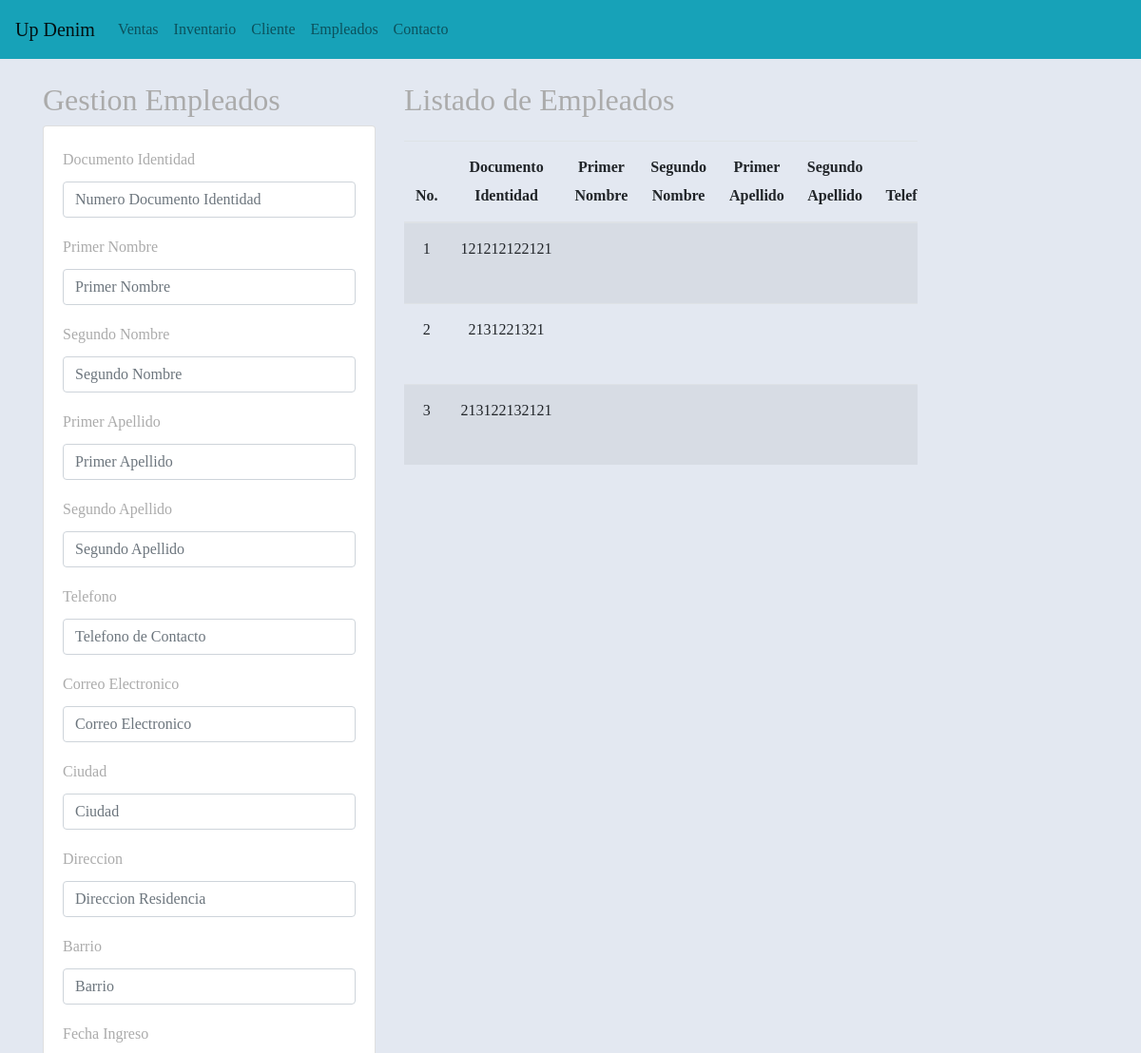
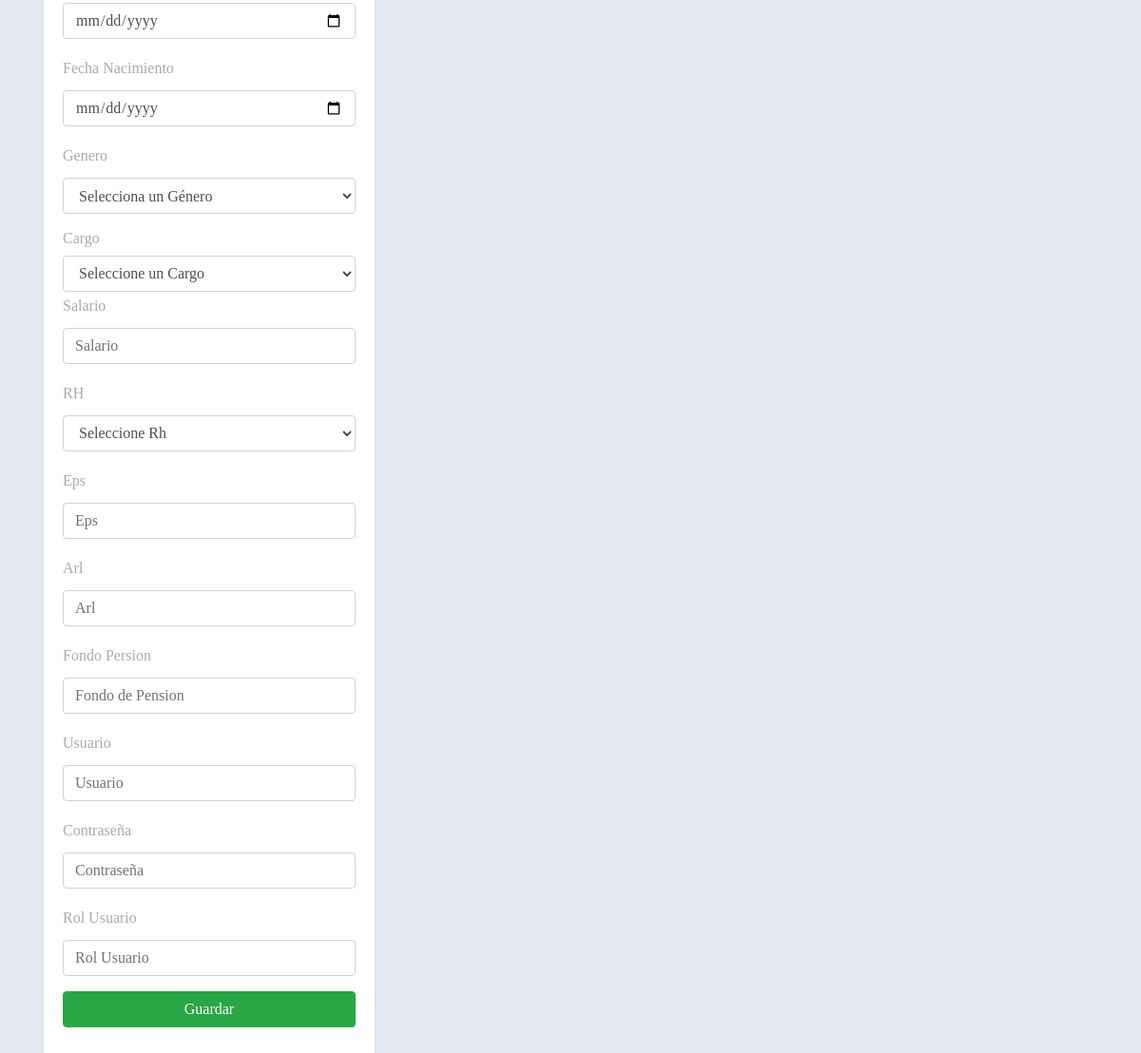
The app's page /registrarEmpleado/ with its own data (2 pictures, top to bottom).
### aplicaciones/Academico/models.py (models this page shows, shortened)
class Empleado(models.Model):
    idEmpleado = models.AutoField(primary_key=True)
    idDocumentoEmp = models.ForeignKey(Persona, on_delete=models.CASCADE)
    fechaIngreso = models.DateField()
    salario = models.FloatField()
    fechaNacimiento = models.DateField()
    rh = models.CharField(max_length=5)
    idarl = models.ForeignKey(Arl, on_delete=models.CASCADE)
    ideps = models.ForeignKey(Eps, on_delete=models.CASCADE)
    idFondoPension = models.ForeignKey(Fondopension, on_delete=models.CASCADE)
    idCargoEmpleado = models.ForeignKey(CargoEmpleado, on_delete=models.CASCADE)
    iduser = models.ForeignKey(Usuario, on_delete=models.CASCADE)
    idrol = models.ForeignKey(Rol, on_delete=models.CASCADE)

class Persona(models.Model):
    iddocumento = models.AutoField(primary_key=True)
    primernombre = models.CharField(max_length=45, null=False, blank=False)
    segundonombre = models.CharField(max_length=45, blank=True, null=True)
    primerapellido = models.CharField(max_length=45, null=False, blank=False)
    segundoapellido = models.CharField(max_length=45, blank=True, null=True)
    idcontacto = models.ForeignKey(Contacto, on_delete=models.CASCADE)
    iddireccion = models.ForeignKey(Direccion, on_delete=models.CASCADE)
    idgenero = models.ForeignKey(Genero, on_delete=models.CASCADE)
    def __str__(self):
        texto = '{0}'
        return texto.format(self.iddocumento)

### aplicaciones/Academico/views.py (the view, shortened to what this page needs)
# urls.py: path('registrarEmpleado/', views.registrarEmpleado),
@transaction.atomic
def registrarEmpleado(request):
    cargos = CargoEmpleado.objects.all()
    genero = Genero.objects.all()
    empleados = Empleado.objects.all()
    personas = Persona.objects.all()
    fondo = Fondopension
    return render(request, "novedadesPersonal.html", {"cargos": cargos, "genero": genero, "empleados":empleados, "personas": personas})

### aplicaciones/Academico/models.py (called while the page is built)
    def __str__(self):
        return self.cargoEmpleado

### aplicaciones/Academico/templates/novedadesPersonal.html (shortened to what this page needs)
{% extends "base.html" %}
{% block body %}
<div class="row">
    <div class="col-sm-12 col-md-6 col-lg-4 col-xl-4">
        <h2>Gestion Empleados</h2>
        <div class="card">
            <div class="card-body">
                <form action="/registrarEmpleado/" method="POST"> {% csrf_token %}
                    <div class="form-group">
                        <label for="txtdocumento">Documento Identidad</label>
                        <input type="text" id="txtdocumento" name="txtdocumento" class="form-control" placeholder="Numero Documento Identidad"
                        pattern=".{5,12}" title="El documento debe tener entre 5 y 12 caracteres." minlength="5" maxlength="12" required>
                    </div>
                    <div class="form-group">
                        <label for="txtprimernombre">Primer Nombre</label>
                        <input type="text" id="txtprimernombre" name="txtprimernombre" class="form-control" placeholder="Primer Nombre"
                            minlength="3" maxlength="25" required>
                    </div>
                    <div class="form-group">
                        <label for="txtsegundonombre">Segundo Nombre</label>
                        <input type="text" id="txtsegundonombre" name="txtsegundonombre" class="form-control" placeholder="Segundo Nombre"
                            minlength="3" maxlength="25">
                    </div>
                    <div class="form-group">
                        <label for="txtprimerapellido">Primer Apellido</label>
                        <input type="text" id="txtprimerapellido" name="txtprimerapellido" class="form-control" placeholder="Primer Apellido"
                            minlength="3" maxlength="25" required>
                    </div>
                    <div class="form-group">
                        <label for="txtsegundoapellido">Segundo Apellido</label>
                        <input type="text" id="txtsegundoapellido" name="txtsegundoapellido" class="form-control" placeholder="Segundo Apellido"
                            minlength="3" maxlength="25">
                    </div>
                    <div class="form-group">
                        <label for="txttelefono">Telefono</label>
                        <input type="text" id="txttelefono" name="txttelefono" class="form-control" placeholder="Telefono de Contacto"
                            pattern="[0-9]{8,12}" title="Ingrese un número de teléfono válido (entre 7 y 10 dígitos)."
                            minlength="7" maxlength="10" required>
                    </div>
                    <div class="form-group">
                        <label for="txtcorreo">Correo Electronico</label>
                        <input type="email" id="txtcorreo" name="txtcorreo" class="form-control" placeholder="Correo Electronico"
                            minlength="7" maxlength="50" required>
                    </div>
                    <div class="form-group">
                        <label for="txtciudad">Ciudad</label>
                        <input type="text" id="txtciudad" name="txtciudad" class="form-control" placeholder="Ciudad"
                            minlength="4" maxlength="25" required>
                    </div>
                    <div class="form-group">
                        <label for="txtdireccion">Direccion</label>
                        <input type="text" id="txtdireccion" name="txtdireccion" class="form-control" placeholder="Direccion Residencia"
                            minlength="8" maxlength="50" required>
                    </div>
                    <div class="form-group">
                        <label for="txtbarrio">Barrio</label>
                        <input type="text" id="txtbarrio" name="txtbarrio" class="form-control" placeholder="Barrio"
                            minlength="4" maxlength="25" required>
                    </div>
                    <div class="form-group">
                        <label for="txtfechaingreso">Fecha Ingreso</label>
                        <input type="date" id="txtfechaingreso" name="txtfechaingreso" class="form-control" placeholder="Fecha de Ingreso"
                            minlength="8" maxlength="12" required>
                    </div>
                    <div class="form-group">
                        <label for="txtfechanacimiento">Fecha Nacimiento</label>
                        <input type="date" id="txtfechanacimiento" name="txtfechanacimiento" class="form-control" placeholder="Fecha de Nacimiento"
                            maxlength="12" required>
                    </div>
                    <div class="form-group">
                        <label for="txtgenero">Genero</label>
                        <select id="txtgenero" name="txtgenero" class="form-control" required>
                            <option value="">Selecciona un Género</option>
                        </select>
                    </div>
                    <h6>Cargo</h6>
                    <select id="txtcargo" name="txtcargo" class="form-control" required>
                        <option value="">Seleccione un Cargo</option>
                    </select>
                    <div class="form-group">
                        <label for="txtsalario">Salario</label>
                        <input type="text" id="txtsalario" name="txtsalario" class="form-control" placeholder="Salario"
                            min="1300000" required>
                    </div>
                    <div class="form-group">
                        <label for="txtrh">RH</label>
                        <select id="txtrh" name="txtrh" class="form-control" required>
                            <option value="">Seleccione Rh</option>
                        </select>
                    </div>
                    <div class="form-group">
                        <label for="txteps">Eps</label>
                        <input type="text" id="txteps" name="txteps" class="form-control" placeholder="Eps"
                            maxlength="25" required>
                    </div>
                    <div class="form-group">
                        <label for="txtcargo">Arl</label>
                        <input type="text" id="txtarl" name="txtarl" class="form-control" placeholder="Arl"
                            maxlength="25" required>
                    </div>
                    <div class="form-group">
                        <label for="txtpension">Fondo Persion</label>
                        <input type="text" id="txtpension" name="txtpension" class="form-control" placeholder="Fondo de Pension"
                            maxlength="25" required>
                    </div>
                    <div class="form-group">
                        <label for="txtuser">Usuario</label>
                        <input type="text" id="txtuser" name="txtuser" class="form-control" placeholder="Usuario"
                            maxlength="25" required>
                    </div>
                    <div class="form-group">
                        <label for="txtpassword">Contraseña</label>
                        <input type="password" id="txtpassword" name="txtpassword" class="form-control" placeholder="Contraseña"
                            maxlength="25" required>
                    </div>
                    <div class="form-group">
                        <label for="txtrolus">Rol Usuario</label>
                        <input type="text" id="txtrolus" name="txtrolus" class="form-control" placeholder="Rol Usuario"
                            maxlength="25" required>
                    </div>
                    <div class="form-group">
                        <button type="submit" class="btn btn-success btn-block text-whith">Guardar</button>
                    </div>
              </form>
            </div>
        </div>
    </div>
    <div class="col-md-6">
        <h2 class="mb-4">Listado de Empleados</h2>
        <div class="table-responsive">
            <table class="table table-striped">
                <thead>
                    <tr>
                        <th>No.</th>
                       <th>Documento Identidad</th>
                       <th>Primer Nombre</th>
                       <th>Segundo Nombre</th>
                       <th>Primer Apellido</th>
                       <th>Segundo Apellido</th>
                       <th>Telefono</th>
                    </tr>
                </thead>
                <tbody>
                    {% for c in empleados %}
                    <tr>
                        <td>{{forloop.counter}}</td>
                        <td>{{c.idDocumentoEmp}}</td>
                        <td>{{c.iddocumento.primernombre}}</td>
                        <td>{{c.iddocumento.segundonombre}}</td>
                        <td>{{c.iddocumento.primerapellido}}</td>
                        <td>{{c.iddocumento.segundoapellido}}</td>
                        <td>{{c.iddocumento.idcontacto.telefono}}</td>
                    </tr>
                    {% endfor %}
                </tbody>
            </table>
        </div>
    </div>
</div>
{% endblock %}

### aplicaciones/Academico/static/css/gestionVentas.css (style rules this page uses)
th,td { text-align: center; vertical-align: middle; }
body { font-family: "Libre Baskerville", serif; font-weight: 400; font-size: 16px; line-height: 30px; background-color: #e3e8f1; overflow-x:hidden; color: #ababab; }

### records on screen
Empleado: idDocumentoEmp "121212122121"
Empleado: idDocumentoEmp "2131221321"
Empleado: idDocumentoEmp "213122132121"
